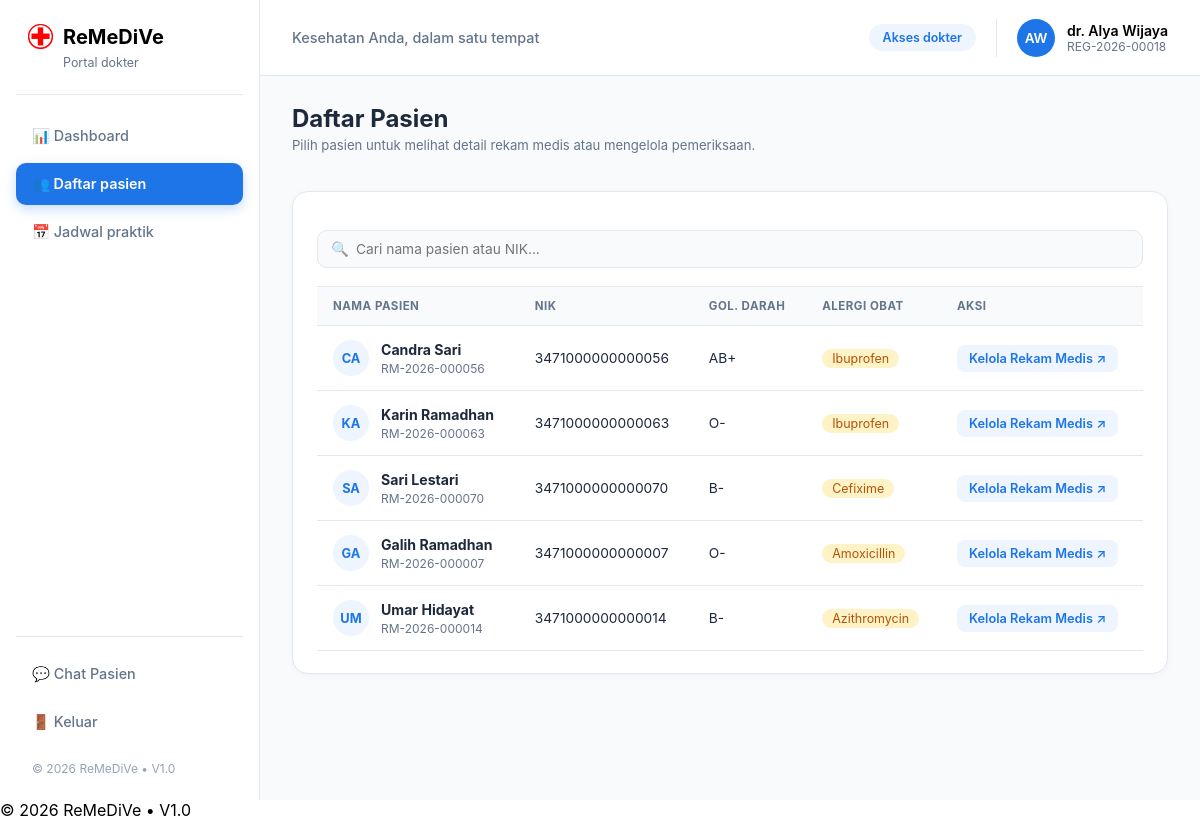
The page /doctor_patients.php (signed in) on the database its author committed.
### tables this page shows
CREATE TABLE `doctors` (
  `DoctorID` int(11) NOT NULL,
  `DoctorName` varchar(50) NOT NULL,
  `Speciality` varchar(20) DEFAULT NULL,
  `PhoneNumber` varchar(15) DEFAULT NULL,
  `RegistrationNumber` char(17) DEFAULT NULL,
  `UserID` int(11) DEFAULT NULL
);

CREATE TABLE `patients` (
  `PatientID` int(11) NOT NULL,
  `PatientName` varchar(50) DEFAULT NULL,
  `NIK` char(16) DEFAULT NULL,
  `BloodType` varchar(3) DEFAULT NULL,
  `PhoneNumber` varchar(15) DEFAULT NULL,
  `Address` text DEFAULT NULL,
  `Gender` char(1) NOT NULL,
  `BirthDate` date NOT NULL,
  `UserID` int(11) DEFAULT NULL,
  `Allergy` varchar(50) DEFAULT NULL
);

### doctor_patients.php (the view, shortened to what this page needs)
<?php
    include ('header.php');
    $doctor_id  = isset($data['DoctorID']) ? $data['DoctorID'] : 0;
    $patient_id = isset($_GET['id']) ? intval($_GET['id']) : 0;
    $action     = isset($_GET['action']) ? $_GET['action'] : 'list';
    $patient_data = null;
?>
<main class="main-content">
    <?php
        if ($patient_id === 0 || $action === 'list'){
            ?>
            <div class="page-header-row">
                <div>
                    <h2>Daftar Pasien</h2>
                    <p class="section-desc">Pilih pasien untuk melihat detail rekam medis atau mengelola pemeriksaan.</p>
                </div>
            </div>
            <div class="card content-card">
                <div class="table-filter-toolbar">
                    <div class="search-box-wrapper">
                        <span class="search-icon">🔍</span>
                        <input type="text" class="form-control" placeholder="Cari nama pasien atau NIK..." readonly>
                    </div>
                </div>
                <div class="table-responsive">
                    <table class="data-table">
                        <thead>
                            <tr>
                                <th>NAMA PASIEN</th>
                                <th>NIK</th>
                                <th>GOL. DARAH</th>
                                <th>ALERGI OBAT</th>
                                <th>AKSI</th>
                            </tr>
                        </thead>
                        <tbody>
                            <?php
                                $q_my_patients = "SELECT DISTINCT p.* FROM patients p JOIN medical_examinations m ON p.PatientID = m.PatientID WHERE m.DoctorID = '$doctor_id'";
                                $res_mp = mysqli_query($connection, $q_my_patients);
                                if ($res_mp && mysqli_num_rows($res_mp) > 0){
                                    while ($pat = mysqli_fetch_assoc($res_mp)){
                                        ?>
                                        <tr>
                                            <td>
                                                <div class="patient-table-identity">
                                                    <span class="table-avatar-badge"><?php echo strtoupper(mb_substr($pat['PatientName'], 0, 2)); ?></span>
                                                    <div>
                                                        <strong><?php echo htmlspecialchars($pat['PatientName']); ?></strong>
                                                        <small>RM-2026-<?php echo str_pad($pat['PatientID'], 6, '0', STR_PAD_LEFT); ?></small>
                                                    </div>
                                                </div>
                                            </td>
                                            <td><?php echo htmlspecialchars($pat['NIK']); ?></td>
                                            <td><?php echo htmlspecialchars($pat['BloodType']); ?></td>
                                            <td><span class="warning-tag"><?php echo htmlspecialchars($pat['Allergy'] ?? 'Tidak ada'); ?></span></td>
                                            <td>
                                                <a href="doctor_patients.php?id=<?php echo $pat['PatientID']; ?>" class="table-action-link">Kelola Rekam Medis ↗</a>
                                            </td>
                                        </tr>
                                        <?php
                                    }
                                } else {
                                    ?>
                                    <tr>
                                        <td colspan="5" class="text-center">Belum ada pasien terdaftar dalam perawatan Anda.</td>
                                    </tr>
                                    <?php
                                }
                            ?>
                        </tbody>
                    </table>
                </div>
            </div>
            <?php
        }
    ?>
</main>
<?php
    include ('footer.php');
?>

### header.php (shortened to what this page needs)
<?php
    include ('connection.php');
    $user_id = $_SESSION['UserID'];
    $role = $_SESSION['Role'];
    $display_name = '';
    $identifier   = '';
    $initials     = '';
    if ($role === 'patient') {
    $query = "SELECT * FROM patients WHERE UserID = '$user_id'";
    $result = mysqli_query($connection, $query);
        if ($result && mysqli_num_rows($result) > 0) {
            $data = mysqli_fetch_assoc($result);
            $display_name = $data['PatientName'];
            $identifier = 'RM-' . $data['PatientID'];
            $words = explode(' ', $display_name);
            $initials = mb_substr($words[0], 0, 1) . (isset($words[1]) ? mb_substr($words[1], 0, 1) : '');
            $initials = strtoupper($initials);
        }
    } elseif ($role === 'doctor') {
        $query = "SELECT * FROM doctors WHERE UserID = '$user_id'";
        $result = mysqli_query($connection, $query);
        if ($result && mysqli_num_rows($result) > 0) {
            $data = mysqli_fetch_assoc($result);
            $display_name = $data['DoctorName'];
            $identifier = $data['RegistrationNumber'];
            $words = explode(' ', str_replace('dr. ', '', $display_name));
            $initials = mb_substr($words[0], 0, 1) . (isset($words[1]) ? mb_substr($words[1], 0, 1) : '');
            $initials = strtoupper($initials);
        }
    } else {
        $display_name = 'Administrator';
        $identifier = 'ADM';
        $initials = 'AD';
    }
?>
<!DOCTYPE html>
<html lang="id">
<head>
    <link rel="stylesheet" href="style.css">
</head>
<body>
    <div class="app-layout">
        <aside class="sidebar">
            <div class="sidebar-brand">
                <img src="assets/image/RedCross.png" alt="ReMeDiVe" style="height: 25px; width:auto;">
                <h2>ReMeDiVe</h2>
                <small><?php echo ($role === 'patient') ? 'Portal pasien' : (($role === 'doctor') ? 'Portal dokter' : 'Portal admin'); ?></small>
            </div>
            <nav class="sidebar-menu">
                <?php
                    if ($role === 'patient'){
                        ?>
                        <a href="patient_dashboard.php" class="menu-item <?php echo (basename($_SERVER['PHP_SELF']) == 'patient_dashboard.php') ? 'active' : ''; ?>">
                            <span>📊 Dashboard</span>
                        </a>
                        <a href="patient_records.php" class="menu-item <?php echo (basename($_SERVER['PHP_SELF']) == 'patient_records.php') ? 'active' : ''; ?>">
                            <span>📁 Rekam medis</span>
                        </a>
                        <a href="patient_profile.php" class="menu-item <?php echo (basename($_SERVER['PHP_SELF']) == 'patient_profile.php') ? 'active' : ''; ?>">
                            <span>👤 Profil saya</span>
                        </a>
                        <?php
                    } elseif ($role === 'doctor'){
                        ?>
                        <a href="doctor_dashboard.php" class="menu-item <?php echo (basename($_SERVER['PHP_SELF']) == 'doctor_dashboard.php') ? 'active' : ''; ?>">
                            <span>📊 Dashboard</span>
                        </a>
                        <a href="doctor_patients.php" class="menu-item <?php echo (basename($_SERVER['PHP_SELF']) == 'doctor_patients.php') ? 'active' : ''; ?>">
                            <span>👥 Daftar pasien</span>
                        </a>
                        <a href="doctor_schedule.php" class="menu-item <?php echo (basename($_SERVER['PHP_SELF']) == 'doctor_schedule.php') ? 'active' : ''; ?>">
                            <span>📅 Jadwal praktik</span>
                        </a>
                        <?php
                    }
                ?>
            </nav>
            <div class="sidebar-footer-menu">
                <a href="chat.php" class="menu-item <?php echo (basename($_SERVER['PHP_SELF']) == 'chat.php') ? 'active' : ''; ?>">
                    <span>💬 <?php echo ($role === 'patient') ? 'Konsultasi Dokter' : 'Chat Pasien'; ?></span>
                </a>
                <a href="logout.php" class="menu-item logout-item">
                    <span>🚪 Keluar</span>
                </a>
                <div class="copyright-box">
                    <span>&copy; <?php echo date('Y'); ?> ReMeDiVe &bull; V1.0</span>
                </div>
            </div>
        </aside>
        <div class="main-wrapper">
            <header class="top-header">
                <div class="top-header-left">
                    <p>Kesehatan Anda, dalam satu tempat</p>
                </div>
                <div class="top-header-right">
                    <span class="role-badge"><?php echo ($role === 'patient') ? 'Akses pasien' : (($role === 'doctor') ? 'Akses dokter' : 'Akses admin'); ?></span>
                    <div class="user-profile-mini">
                        <span class="user-avatar-small"><?php echo $initials; ?></span>
                        <div class="user-info-text">
                            <span class="u-name"><?php echo htmlspecialchars($display_name); ?></span>
                            <small><?php echo htmlspecialchars($identifier); ?></small>
                        </div>
                    </div>
                </div>
            </header>
        </div>
    </div>
</body>
</html>

### rows shown on the page
doctors: DoctorName "AW", DoctorName "dr. Alya Wijaya", RegistrationNumber "REG-2026-00018"
patients: PatientName "CA", PatientName "Candra Sari", PatientID "000056", NIK "3471000000000056", BloodType "AB+", Allergy "Ibuprofen"
patients: PatientName "KA", PatientName "Karin Ramadhan", PatientID "000063", NIK "3471000000000063", BloodType "O-", Allergy "Ibuprofen"
patients: PatientName "SA", PatientName "Sari Lestari", PatientID "000070", NIK "3471000000000070", BloodType "B-", Allergy "Cefixime"
patients: PatientName "GA", PatientName "Galih Ramadhan", PatientID "000007", NIK "3471000000000007", BloodType "O-", Allergy "Amoxicillin"
patients: PatientName "UM", PatientName "Umar Hidayat", PatientID "000014", NIK "3471000000000014", BloodType "B-", Allergy "Azithromycin"
